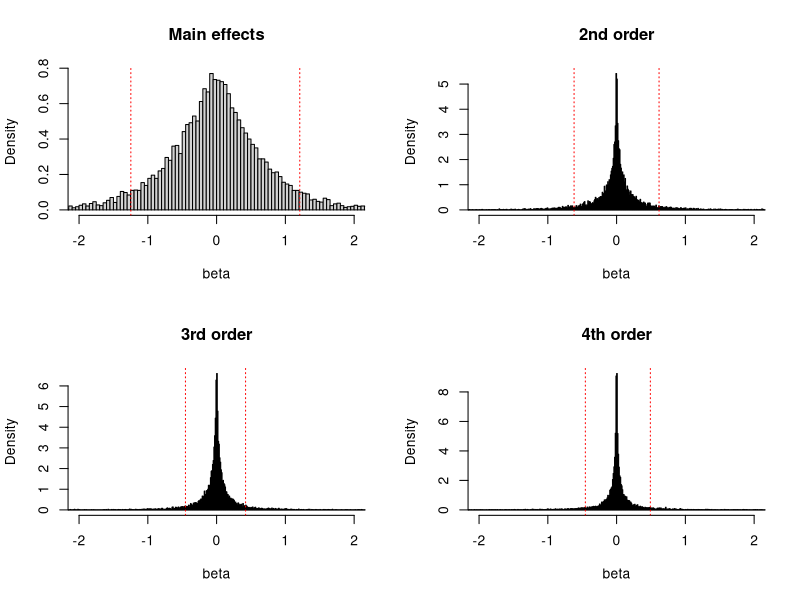
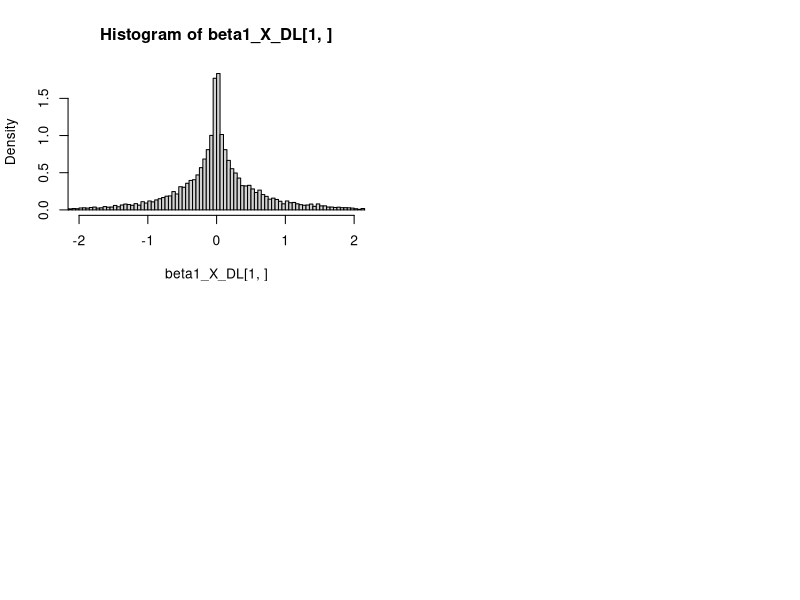

The R script that drew these images, in order: (Note: this script raises an error after producing the figures.)
### Generate distribution from the prior up to 4-th order interactions
library(MCMCpack)

# cacca prova
S = 10000
k = 5
p = 10

# parameters for Infinite sparse factor model
nu = 3
a1 = 3; a2 = 4
as = 1; bs = 0.3

# Parameters for dirichlet laplace
a_DL = 1/(p*k)
a_DL2 = 1/k

# Storage
beta1_X = beta1_X_norm = beta1_X_DL = beta1_X_DL2 =  matrix(0,p,S)
beta2_X = beta2_X_norm = beta2_X_DL = beta2_X_DL2 = array(0,c(p,p,S))
beta3_X = beta3_X_norm = beta3_X_DL = beta3_X_DL2 = array(0,c(1,2,3,S))
beta4_X = beta4_X_norm = beta4_X_DL = beta4_X_DL2 = array(0,c(1,2,3,4,S))


for (i in 1:S){
   
   delta = c(rgamma(1,a1,1),rgamma(k-1,a2,1))
   tau = cumprod(delta)
   phi = rgamma(p*k,nu/2,nu/2)
   phi = matrix(phi,p,k)
   ps = rgamma(p,as,bs)
   
   Lambda = Lambda_norm = Lambda_DL = Lambda_DL2 = matrix(0,p,k)
   
   for(j in 1:p){
         phi_DL = rdirichlet(p, rep(a_DL))
         phi_DL2 = rdirichlet(p, rep(a_DL2))
      for(h in 1:k){
         # Sparse infinite factor model
         Lambda[j,h] = rnorm(1,0,1/sqrt(tau[h]*phi[j,h]))    
         
         # Just normal 
         Lambda_norm[j,h] = rnorm(1,0,0.001/sqrt(phi[j,h])) 
         
         #Dirichlet-Laplace
         psi = rexp(1,0.5)
         tau_DL = rgamma(1,p*a_DL,0.5)
         tau_DL2 = rgamma(1,p*a_DL2,0.5)
         Lambda_DL[j,h] = rnorm(1,0,tau_DL*phi_DL[j]*sqrt(psi))
         Lambda_DL2[j,h] = rnorm(1,0,tau_DL2*phi_DL2[j]*sqrt(psi))
      }
   }
   
   omega1 = rnorm(k,0,1)
   omega2 = rnorm(k,0,1)
   omega3 = rnorm(k,0,1)
   omega4 = rnorm(k,0,1)

   A = solve(t(Lambda)%*%diag(ps)%*%Lambda + diag(k))%*%t(Lambda)%*%diag(ps)
   A_norm = solve(t(Lambda_norm)%*%diag(ps)%*%Lambda + 
                 diag(k))%*%t(Lambda_norm)%*%diag(ps)
   A_DL = solve(t(Lambda_DL)%*%diag(ps)%*%Lambda_DL + 
                   diag(k))%*%t(Lambda_DL)%*%diag(ps)
   A_DL2 = solve(t(Lambda_DL2)%*%diag(ps)%*%Lambda_DL2 + 
                   diag(k))%*%t(Lambda_DL2)%*%diag(ps)
   
   beta1_X[,i] = t(A)%*%omega1 + 3*diag(1/ps)%*%t(A)%*%omega3
   beta1_X_norm[,i] = t(A_norm)%*%omega1 + 3*diag(1/ps)%*%t(A_norm)%*%omega3
   beta1_X_DL[,i] = t(A_DL)%*%omega1 + 3*diag(1/ps)%*%t(A_DL)%*%omega3
   beta1_X_DL2[,i] = t(A_DL2)%*%omega1 + 3*diag(1/ps)%*%t(A_DL2)%*%omega3
   
   beta2_X[,,i] = 2*t(A)%*%diag(omega2)%*%A + 
      6*diag(1/ps)%*%t(A)%*%diag(omega2)%*%A  
   beta2_X_norm[,,i] = 2*t(A_norm)%*%diag(omega2)%*%A_norm + 
      6*diag(1/ps)%*%t(A_norm)%*%diag(omega2)%*%A_norm 
   beta2_X_DL[,,i] = 2*t(A_DL)%*%diag(omega2)%*%A_DL + 
      6*diag(1/ps)%*%t(A_DL)%*%diag(omega2)%*%A_DL
   beta2_X_DL2[,,i] = 2*t(A_DL2)%*%diag(omega2)%*%A_DL2 + 
      6*diag(1/ps)%*%t(A_DL2)%*%diag(omega2)%*%A_DL2

   beta3_X[1,2,3,i] = 6*sum(omega3*A[1,]*A[2,]*A[3,])
   beta3_X_norm[1,2,3,i] = 6*sum(omega3*A_norm[1,]*A_norm[2,]*A_norm[3,])
   beta3_X_DL[1,2,3,i] = 6*sum(omega3*A_DL[1,]*A_DL[2,]*A_DL[3,])
   beta3_X_DL2[1,2,3,i] = 6*sum(omega3*A_DL2[1,]*A_DL2[2,]*A_DL2[3,])
   
   beta4_X[1,2,3,4,i] = 24*sum(omega4*A[1,]*A[2,]*A[3,]*A[4,])
   beta4_X_norm[1,2,3,4,i] = 24*sum(omega4*A_norm[1,]*A_norm[2,]*
                                       A_norm[3,]*A_norm[4,])
   beta4_X_DL[1,2,3,4,i] = 24*sum(omega4*A_DL[1,]*A_DL[2,]*
                                       A_DL[3,]*A_DL[4,])
   beta4_X_DL2[1,2,3,4,i] = 24*sum(omega4*A_DL2[1,]*A_DL2[2,]*
                                     A_DL2[3,]*A_DL2[4,])
   
   
   if (i%%500==0){
      print(i)
   }
}


# dev.off()
#decent plot here
xlim = c(-2,2)
par(mfrow = c(2,2))
hist(beta1_X[1,],freq = F,breaks = seq(-1000,1000,by =0.05),xlim = xlim,
     main = "Main effects",xlab = "beta")
abline(v = quantile(beta1_X[1,],probs = c(0.05,0.95)),col="red",lty="dotted")
hist(beta2_X[1,2,],freq = F,breaks = seq(-1000,1000,by =0.01),xlim = xlim,
     main = "2nd order",xlab = "beta")
abline(v = quantile(beta2_X[1,2,],probs = c(0.05,0.95)),col="red",lty="dotted")
hist(beta3_X[1,2,3,],freq = F,breaks = seq(-1000,1000,by =0.01),xlim = xlim,
     main = "3rd order",xlab = "beta")
abline(v = quantile(beta3_X[1,2,3,],probs = c(0.05,0.95)),col="red",lty="dotted")
hist(beta4_X[1,2,3,4,],freq = F,breaks = seq(-1000,1000,by =0.01),xlim = xlim,
     main = "4th order",xlab = "beta")
abline(v = quantile(beta4_X[1,2,3,4,],probs = c(0.05,0.95)),col="red",lty="dotted")

# DL
# > means heavier above
# tails_DL_a=1/(p*k) > tails_DL_a=1/p > tails_Sparse > tails_DL_a=1/2
xlim = c(-2,2)
par(mfrow = c(2,2))
hist(beta1_X_DL[1,],freq = F,breaks = seq(-1000,1000,by =0.05),xlim = xlim)
abline(v = quantile(beta1_X_DL[1,],probs = c(0.05,0.95)),col="red",lty="dotted")
hist(beta2_X_DL[1,2,],freq = F,breaks = seq(-1000,1000,by =0.01),xlim = xlim)
abline(v = quantile(beta2_X_DL[1,2,],probs = c(0.05,0.95)),col="red",lty="dotted")
hist(beta3_X_DL[1,2,3,],freq = F,breaks = seq(-1000,1000,by =0.01),xlim = xlim)
abline(v = quantile(beta3_X_DL[1,2,3,],probs = c(0.05,0.95)),col="red",lty="dotted")
hist(beta4_X_DL[1,2,3,4,],freq = F,breaks = seq(-1000,1000,by =0.01),xlim = xlim)
abline(v = quantile(beta4_X_DL[1,2,3,4,],probs = c(0.05,0.95)),col="red",lty="dotted")

# comparison
round(cbind(quantile(beta1_X),quantile(beta1_X_DL)),2)

# DL2
xlim = c(-2,2)
par(mfrow = c(2,2))
hist(beta1_X_DL2[1,],freq = F,breaks = seq(-1000,1000,by =0.05),xlim = xlim)
abline(v = quantile(beta1_X_DL2[1,],probs = c(0.05,0.95)),col="red",lty="dotted")
hist(beta2_X_DL2[1,2,],freq = F,breaks = seq(-1000,1000,by =0.01),xlim = xlim)
abline(v = quantile(beta2_X_DL2[1,2,],probs = c(0.05,0.95)),col="red",lty="dotted")
hist(beta3_X_DL2[1,2,3,],freq = F,breaks = seq(-1000,1000,by =0.01),xlim = xlim)
abline(v = quantile(beta3_X_DL2[1,2,3,],probs = c(0.05,0.95)),col="red",lty="dotted")
hist(beta4_X_DL2[1,2,3,4,],freq = F,breaks = seq(-1000,1000,by =0.01),xlim = xlim)
abline(v = quantile(beta4_X_DL2[1,2,3,4,],probs = c(0.05,0.95)),col="red",lty="dotted")

# Normal covariates
xlim = c(-20,20)
par(mfrow = c(2,2))
hist(beta1_X_norm[1,],freq = F,xlim = xlim)
abline(v = quantile(beta1_X_norm[1,],probs = c(0.05,0.95)),col="red",lty="dotted")
hist(beta2_X_norm[1,2,],freq = F,xlim = xlim)
abline(v = quantile(beta2_X_norm[1,2,],probs = c(0.05,0.95)),col="red",lty="dotted")
hist(beta3_X_norm[1,2,3,],freq = F,xlim = xlim)
abline(v = quantile(beta3_X_norm[1,2,3,],probs = c(0.05,0.95)),col="red",lty="dotted")
hist(beta4_X_norm[1,2,3,4,],freq = F,xlim = xlim)
abline(v = quantile(beta4_X_norm[1,2,3,4,],probs = c(0.05,0.95)),col="red",lty="dotted")


# the coefficients of quadratic effects has heavier tails than the one of interactions
# both have a spike in zero

# super heavy tails if we do not consider the shrinkage parameters tau
# probabibly the distribution for beta_X and Omega_X is improper
# might be a good prior distribution

eps_seq = seq(1,0.01,by = -0.01)
probs = numeric(length(eps_seq))

for (i in 1:length(eps_seq)){
   epsilon = eps_seq[i]
   probs[i] = mean(Omega_X > -epsilon & Omega_X < epsilon)
   print(i/length(eps_seq))
}

plot(eps_seq,probs)

sigma1 = rgamma(50000,2,1)
sigma2 = 1/sigma1
par(mfrow = c(1,2))
plot(density(sigma1))
plot(density(sigma2))
